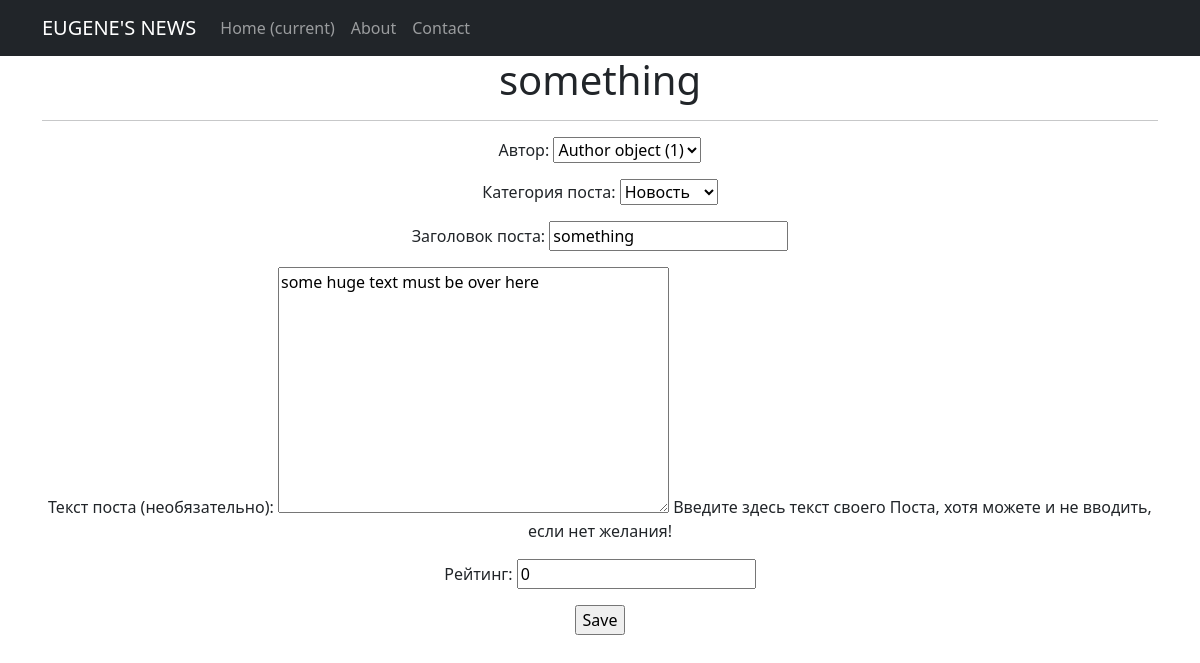
The app's page /news/1/update/ with its own data.
### newsapp/models.py (models this page shows, shortened)
class Post(models.Model):
    author = models.ForeignKey(Author, on_delete=models.CASCADE, verbose_name='Автор:')
    NEWS = 'NW'
    ARTICLE = 'AR'
    DIGEST = 'DG'
    CATEGORY_CHOICES = (
        (NEWS, 'Новость'),
        (ARTICLE, 'Статья'),
        (DIGEST, 'Дайджест'),
    )
    categoryType = models.CharField(max_length=2, choices=CATEGORY_CHOICES, default=ARTICLE, verbose_name='Категория поста')
    dateCreation = models.DateTimeField(auto_now_add=True, verbose_name='Дата создания')
    postCategory = models.ManyToManyField(Category, through='PostCategory')
    title = models.CharField(max_length=128, verbose_name='Заголовок поста')
    text = models.TextField(null=True, blank=True, verbose_name='Текст поста (необязательно)', help_text='Введите здесь текст своего Поста, хотя можете и не вводить, если нет желания!')
    rating = models.SmallIntegerField(default=0, verbose_name='Рейтинг:')
    def __str__(self):
        return self.title
    class Meta:
        verbose_name = 'Пост'
        verbose_name_plural = 'Посты'
        ordering = ['-dateCreation']

### newsapp/views.py (the view)
# urls.py: path('<int:pk>/update/', PostUpdate.as_view(), name='post_update'),
class PostUpdate(UpdateView):
    form_class = PostForm
    model = Post
    template_name = 'post_edit.html'

### newsapp/forms.py (shortened to what this page needs)
class PostForm(forms.ModelForm):
    class Meta:
        model = Post
        fields = ['author',
                  'categoryType',
                  'title',
                  'text',
                  'rating',
                ]

### templates/post_edit.html (shortened to what this page needs)
{% extends 'flatpages/default.html' %}
{% load custom_filters %}
{% block content %}
<h1>{{ post }}</h1>
    <hr>
<form action="" method="post">
    {{ form.as_p}}
    <input type="submit" value="Save" />
</form>
{% endblock content %}

### records on screen
Post: title "something", author "Author object (1)", categoryType "Новость", text "some huge text must be over here", rating "0"
